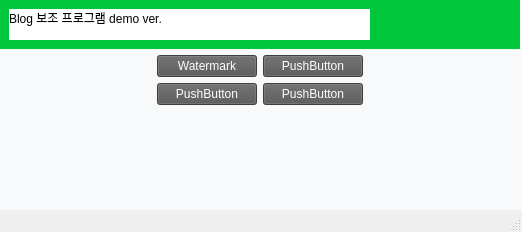
<?xml version="1.0" encoding="UTF-8"?>
<ui version="4.0">
 <class>MainWindow</class>
 <widget class="QMainWindow" name="MainWindow">
  <property name="geometry">
   <rect>
    <x>0</x>
    <y>0</y>
    <width>522</width>
    <height>232</height>
   </rect>
  </property>
  <property name="windowTitle">
   <string>MainWindow</string>
  </property>
  <widget class="QWidget" name="centralwidget">
   <property name="styleSheet">
    <string notr="true">background-color : rgb(247, 249, 250)</string>
   </property>
   <widget class="QWidget" name="verticalLayoutWidget">
    <property name="geometry">
     <rect>
      <x>-1</x>
      <y>-1</y>
      <width>521</width>
      <height>191</height>
     </rect>
    </property>
    <layout class="QVBoxLayout" name="verticalLayout">
     <property name="bottomMargin">
      <number>0</number>
     </property>
     <item>
      <layout class="QHBoxLayout" name="horizontalLayout">
       <item>
        <widget class="QWidget" name="widget" native="true">
         <property name="minimumSize">
          <size>
           <width>0</width>
           <height>50</height>
          </size>
         </property>
         <property name="styleSheet">
          <string notr="true">background-color : rgb(0, 199, 60)</string>
         </property>
         <widget class="QLabel" name="label">
          <property name="geometry">
           <rect>
            <x>10</x>
            <y>10</y>
            <width>361</width>
            <height>31</height>
           </rect>
          </property>
          <property name="minimumSize">
           <size>
            <width>0</width>
            <height>30</height>
           </size>
          </property>
          <property name="styleSheet">
           <string notr="true">background-color : rgb(255, 255, 255);
font: 20pt &quot;나눔고딕 ExtraBold&quot;;</string>
          </property>
          <property name="text">
           <string>Blog 보조 프로그램 demo ver.
</string>
          </property>
         </widget>
        </widget>
       </item>
      </layout>
     </item>
     <item>
      <layout class="QHBoxLayout" name="horizontalLayout_2">
       <property name="leftMargin">
        <number>10</number>
       </property>
       <property name="rightMargin">
        <number>10</number>
       </property>
       <item>
        <spacer name="horizontalSpacer">
         <property name="orientation">
          <enum>Qt::Horizontal</enum>
         </property>
         <property name="sizeHint" stdset="0">
          <size>
           <width>40</width>
           <height>20</height>
          </size>
         </property>
        </spacer>
       </item>
       <item>
        <layout class="QGridLayout" name="gridLayout">
         <item row="1" column="0">
          <widget class="QPushButton" name="pushButton_3">
           <property name="minimumSize">
            <size>
             <width>100</width>
             <height>0</height>
            </size>
           </property>
           <property name="styleSheet">
            <string notr="true">background-color : rgb(85, 85, 85);
color: rgb(255, 255, 255);
font: 9pt &quot;나눔고딕 ExtraBold&quot;;</string>
           </property>
           <property name="text">
            <string>PushButton</string>
           </property>
          </widget>
         </item>
         <item row="0" column="1">
          <widget class="QPushButton" name="pushButton_2">
           <property name="minimumSize">
            <size>
             <width>100</width>
             <height>0</height>
            </size>
           </property>
           <property name="styleSheet">
            <string notr="true">background-color : rgb(85, 85, 85);
color: rgb(255, 255, 255);
font: 9pt &quot;나눔고딕 ExtraBold&quot;;</string>
           </property>
           <property name="text">
            <string>PushButton</string>
           </property>
          </widget>
         </item>
         <item row="1" column="1">
          <widget class="QPushButton" name="pushButton_4">
           <property name="minimumSize">
            <size>
             <width>100</width>
             <height>0</height>
            </size>
           </property>
           <property name="styleSheet">
            <string notr="true">background-color : rgb(85, 85, 85);
color: rgb(255, 255, 255);
font: 9pt &quot;나눔고딕 ExtraBold&quot;;</string>
           </property>
           <property name="text">
            <string>PushButton</string>
           </property>
          </widget>
         </item>
         <item row="0" column="0">
          <widget class="QPushButton" name="btn_watermark">
           <property name="minimumSize">
            <size>
             <width>100</width>
             <height>0</height>
            </size>
           </property>
           <property name="styleSheet">
            <string notr="true">background-color : rgb(85, 85, 85);
color: rgb(255, 255, 255);
font: 9pt &quot;나눔고딕 ExtraBold&quot;;</string>
           </property>
           <property name="text">
            <string>Watermark</string>
           </property>
          </widget>
         </item>
        </layout>
       </item>
       <item>
        <spacer name="horizontalSpacer_2">
         <property name="orientation">
          <enum>Qt::Horizontal</enum>
         </property>
         <property name="sizeHint" stdset="0">
          <size>
           <width>40</width>
           <height>20</height>
          </size>
         </property>
        </spacer>
       </item>
      </layout>
     </item>
     <item>
      <layout class="QHBoxLayout" name="horizontalLayout_3">
       <item>
        <spacer name="horizontalSpacer_3">
         <property name="orientation">
          <enum>Qt::Horizontal</enum>
         </property>
         <property name="sizeHint" stdset="0">
          <size>
           <width>40</width>
           <height>20</height>
          </size>
         </property>
        </spacer>
       </item>
       <item>
        <spacer name="verticalSpacer">
         <property name="orientation">
          <enum>Qt::Vertical</enum>
         </property>
         <property name="sizeHint" stdset="0">
          <size>
           <width>20</width>
           <height>40</height>
          </size>
         </property>
        </spacer>
       </item>
       <item>
        <widget class="QLabel" name="label_watermark">
         <property name="minimumSize">
          <size>
           <width>231</width>
           <height>61</height>
          </size>
         </property>
         <property name="text">
          <string/>
         </property>
         <property name="pixmap">
          <pixmap>resources/워터마크2.png</pixmap>
         </property>
        </widget>
       </item>
      </layout>
     </item>
    </layout>
   </widget>
  </widget>
  <widget class="QMenuBar" name="menubar">
   <property name="geometry">
    <rect>
     <x>0</x>
     <y>0</y>
     <width>522</width>
     <height>21</height>
    </rect>
   </property>
  </widget>
  <widget class="QStatusBar" name="statusbar"/>
 </widget>
 <resources>
  <include location="resources/watermark.qrc"/>
 </resources>
 <connections/>
</ui>
